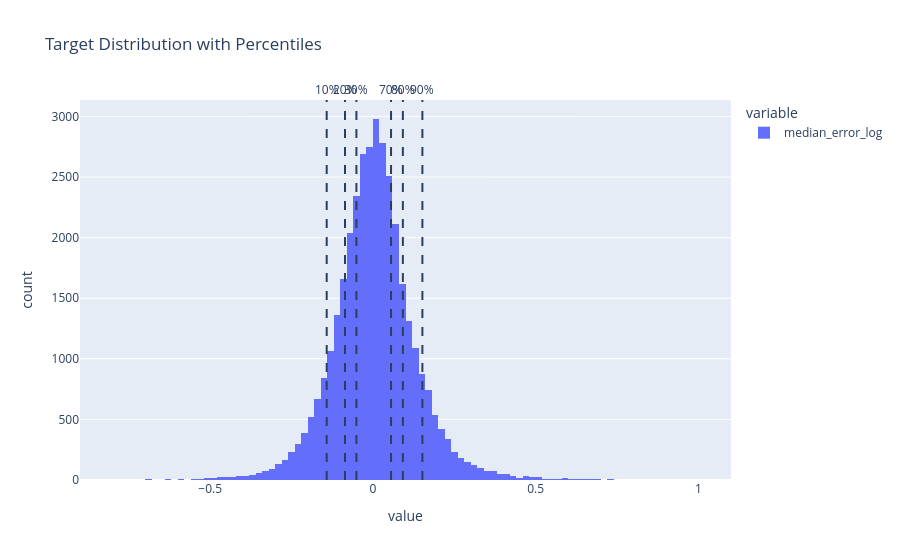

The notebook cell this image was saved under:
### Code cell
import plotly.express as px

pre_y = model_df[targ]

percentiles = [0.1, 0.2, 0.3, 0.7, 0.8, 0.9]
values = np.quantile(pre_y, percentiles)

fig = px.histogram(pre_y, nbins=100, title="Target Distribution with Percentiles")

for p, v in zip(percentiles, values):
    fig.add_vline(
        x=v,
        line_dash="dash",
        annotation_text=f"{int(p*100)}%",
        annotation_position="top"
    )

fig.show()

### Figure 1 — Plotly figure (JSON) as saved in the notebook; plotly's stock layout.template omitted (floating-point values rounded to 4 significant figures; data arrays with more than 128 entries replaced by an {"elided": "..."} marker saying what was removed)
{"data": [{"bingroup": "x", "hovertemplate": "variable=median_error_log<br>value=%{x}<br>count=%{y}<extra></extra>", "legendgroup": "median_error_log", "marker": {"color": "#636efa", "pattern": {"shape": ""}}, "name": "median_error_log", "nbinsx": 100, "orientation": "v", "showlegend": true, "type": "histogram", "x": {"elided": "36219 float values"}, "xaxis": "x", "yaxis": "y"}], "layout": {"annotations": [{"showarrow": false, "text": "10%", "x": -0.1421, "xanchor": "center", "xref": "x", "y": 1, "yanchor": "bottom", "yref": "y domain"}, {"showarrow": false, "text": "20%", "x": -0.08583, "xanchor": "center", "xref": "x", "y": 1, "yanchor": "bottom", "yref": "y domain"}, {"showarrow": false, "text": "30%", "x": -0.05083, "xanchor": "center", "xref": "x", "y": 1, "yanchor": "bottom", "yref": "y domain"}, {"showarrow": false, "text": "70%", "x": 0.05559, "xanchor": "center", "xref": "x", "y": 1, "yanchor": "bottom", "yref": "y domain"}, {"showarrow": false, "text": "80%", "x": 0.09189, "xanchor": "center", "xref": "x", "y": 1, "yanchor": "bottom", "yref": "y domain"}, {"showarrow": false, "text": "90%", "x": 0.1519, "xanchor": "center", "xref": "x", "y": 1, "yanchor": "bottom", "yref": "y domain"}], "barmode": "relative", "legend": {"title": {"text": "variable"}, "tracegroupgap": 0}, "shapes": [{"line": {"dash": "dash"}, "type": "line", "x0": -0.1421, "x1": -0.1421, "xref": "x", "y0": 0, "y1": 1, "yref": "y domain"}, {"line": {"dash": "dash"}, "type": "line", "x0": -0.08583, "x1": -0.08583, "xref": "x", "y0": 0, "y1": 1, "yref": "y domain"}, {"line": {"dash": "dash"}, "type": "line", "x0": -0.05083, "x1": -0.05083, "xref": "x", "y0": 0, "y1": 1, "yref": "y domain"}, {"line": {"dash": "dash"}, "type": "line", "x0": 0.05559, "x1": 0.05559, "xref": "x", "y0": 0, "y1": 1, "yref": "y domain"}, {"line": {"dash": "dash"}, "type": "line", "x0": 0.09189, "x1": 0.09189, "xref": "x", "y0": 0, "y1": 1, "yref": "y domain"}, {"line": {"dash": "dash"}, "type": "line", "x0": 0.1519, "x1": 0.1519, "xref": "x", "y0": 0, "y1": 1, "yref": "y domain"}], "title": {"text": "Target Distribution with Percentiles"}, "xaxis": {"anchor": "y", "domain": [0, 1], "title": {"text": "value"}}, "yaxis": {"anchor": "x", "domain": [0, 1], "title": {"text": "count"}}}}
